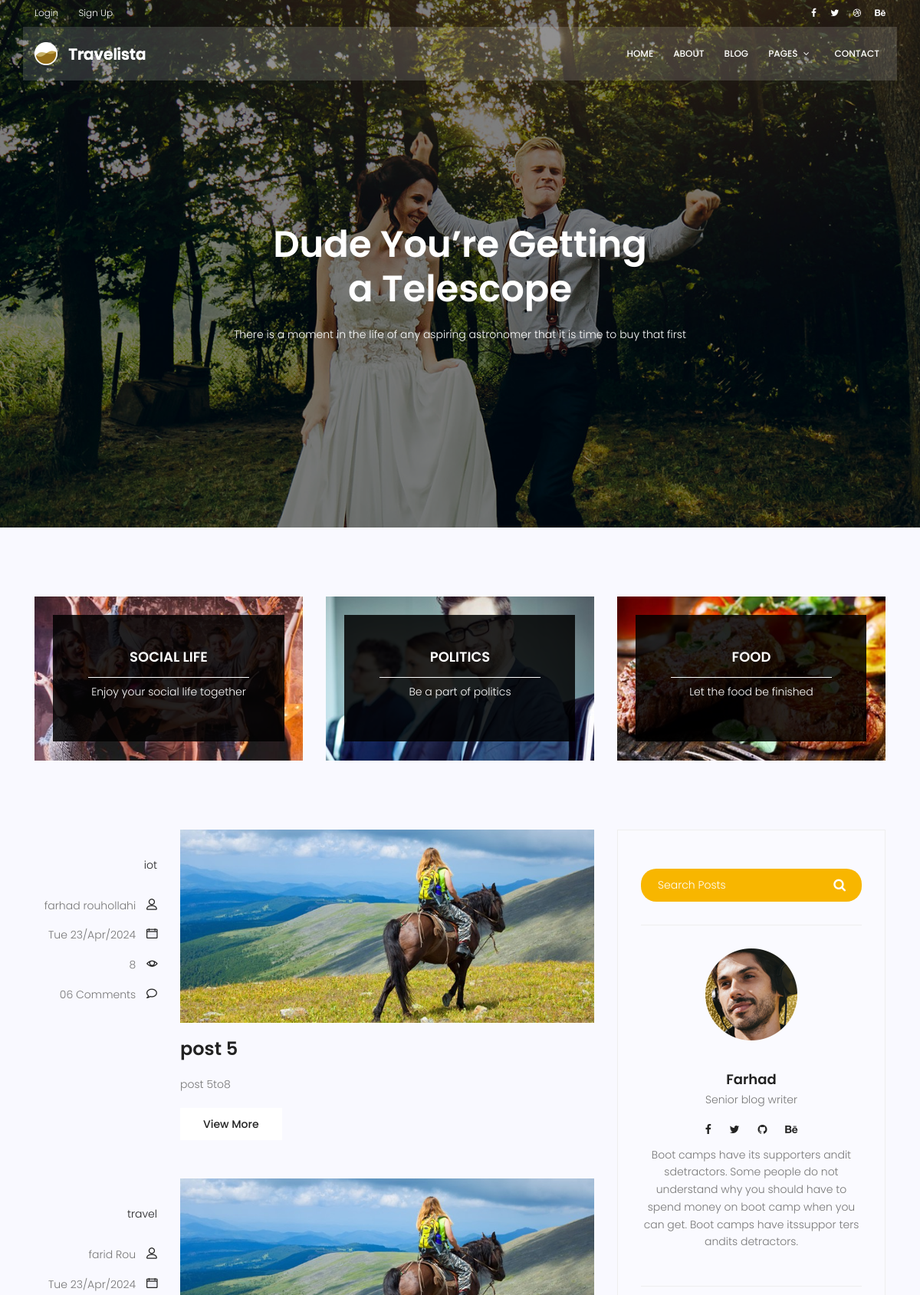
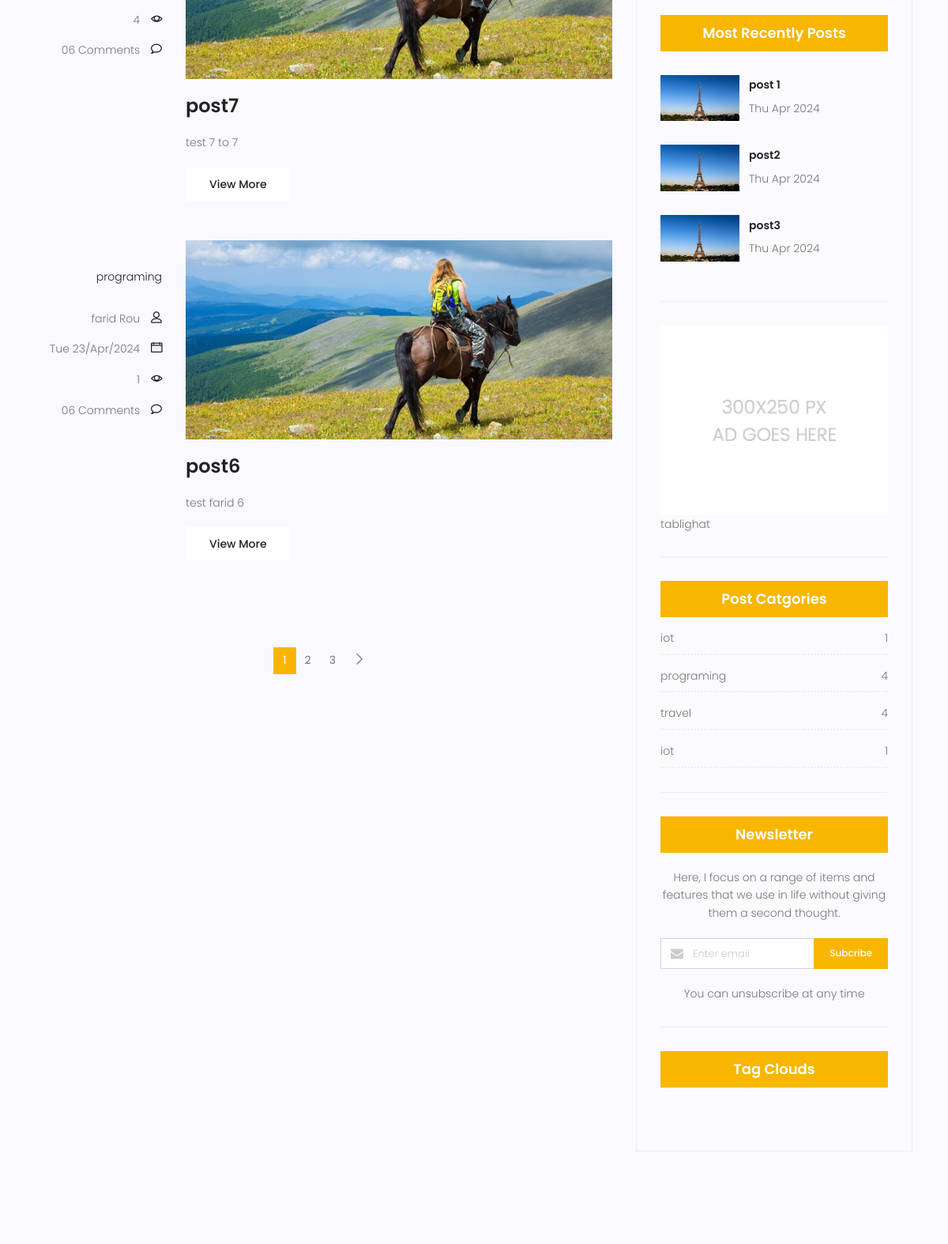
Screenshot of /blog/ (upper part) with the database file from the repository (2 pictures, top to bottom).
### blog/models.py (models this page shows, shortened)
class Category(models.Model):
    name = models.CharField(max_length=255)
    def __str__(self):
        return self.name

class Post(models.Model):
    image = models.ImageField(upload_to='blog/', default='blog/default.jpg')
    tags = TaggableManager(blank=True)
    category = models.ManyToManyField(Category)
    author = models.ForeignKey(User, on_delete=models.SET_NULL, null=True)
    title = models.CharField(max_length=255)
    content = models.TextField()
    counted_view = models.IntegerField(default=0)
    status = models.BooleanField(default=False)
    created_date = models.DateTimeField(auto_now_add=True)
    updated_date = models.DateTimeField(auto_now=True)
    published_date = models.DateTimeField(null=True)
    class Meta:
        ordering = ["-created_date"]

### blog/views.py (the view)
# urls.py: path("", index_blog, name='index_blog'),
def index_blog(request, **kwargs):
    posts = Post.objects.filter(
        published_date__lte=timezone.now(), status=1)
    if kwargs.get('cat_name') != None:
        posts = posts.filter(category__name=kwargs['cat_name'])
    elif kwargs.get("author_username") != None:
        posts = posts.filter(author__username=kwargs["author_username"])
    elif kwargs.get('tag_name') != None:
        posts = posts.filter(tags__name__in=[kwargs['tag_name']])
    posts = Paginator(posts, 3)
    try:
        page_number = request.GET.get("page")
        posts = posts.get_page(page_number)
    except PageNotAnInteger:
        posts = posts.get_page(1)
    except EmptyPage:
        posts = posts.get_page(1)
    context = {"posts": posts}
    return render(request, "blog/blog-home.html", context)

### blog/templatetags/blog_tags.py (called while the page is built)
@register.inclusion_tag("blog/blog-lastest-post.html")
def lastest_posts(arg=3):
    posts = Post.objects.filter(
        published_date__lte=timezone.now(), status=1).order_by("created_date")[:arg]
    return {"posts": posts}

@register.inclusion_tag('blog/blog-categories.html')
def postcategories():
    posts = Post.objects.filter(
        status=1, published_date__lte=timezone.now())
    categories = Category.objects.all()
    dic_cat = {}
    for name in categories:
        dic_cat[name] = posts.filter(category=name).count()
    return {'categories': dic_cat}

### templates/blog/blog-home.html (shortened to what this page needs)
{% extends 'base.html' %}
{% load static %}
{% load blog_tags %}
{% block content %}
{% load humanize %}
<section class="banner-area relative blog-home-banner" id="home">
	<div class="overlay overlay-bg"></div>
	<div class="container">
		<div class="row d-flex align-items-center justify-content-center">
			<div class="about-content blog-header-content col-lg-12">
				<h1 class="text-white">
					Dude You’re Getting
					a Telescope
				</h1>
				<p class="text-white">
					There is a moment in the life of any aspiring astronomer that it is time to buy that first
				</p>
			</div>
		</div>
	</div>
</section>
<section class="top-category-widget-area pt-90 pb-90 ">
	<div class="container">
		<div class="row">
			<div class="col-lg-4">
				<div class="single-cat-widget">
					<div class="content relative">
						<div class="overlay overlay-bg"></div>
						<a href="#" target="_blank">
							<div class="thumb">
								<img class="content-image img-fluid d-block mx-auto"
									src="{% static 'img/blog/cat-widget1.jpg' %}" alt="">
							</div>
							<div class="content-details">
								<h4 class="content-title mx-auto text-uppercase">Social life</h4>
								<span></span>
								<p>Enjoy your social life together</p>
							</div>
						</a>
					</div>
				</div>
			</div>
			<div class="col-lg-4">
				<div class="single-cat-widget">
					<div class="content relative">
						<div class="overlay overlay-bg"></div>
						<a href="#" target="_blank">
							<div class="thumb">
								<img class="content-image img-fluid d-block mx-auto"
									src="{% static 'img/blog/cat-widget2.jpg' %}" alt="">
							</div>
							<div class="content-details">
								<h4 class="content-title mx-auto text-uppercase">Politics</h4>
								<span></span>
								<p>Be a part of politics</p>
							</div>
						</a>
					</div>
				</div>
			</div>
			<div class="col-lg-4">
				<div class="single-cat-widget">
					<div class="content relative">
						<div class="overlay overlay-bg"></div>
						<a href="#" target="_blank">
							<div class="thumb">
								<img class="content-image img-fluid d-block mx-auto"
									src="{% static 'img/blog/cat-widget3.jpg' %}" alt="">
							</div>
							<div class="content-details">
								<h4 class="content-title mx-auto text-uppercase">Food</h4>
								<span></span>
								<p>Let the food be finished</p>
							</div>
						</a>
					</div>
				</div>
			</div>
		</div>
	</div>
</section>
<section class="post-content-area">
	<div class="container">
		<div class="row">
			<div class="col-lg-8 posts-list">
				{% for post in posts%}
				<div class="single-post row">
					<div class="col-lg-3  col-md-3 meta-details">
						<ul class="tags">
							{% for cat in post.category.all %}
							<li><a href="{% url 'category_blog' cat_name=cat.name %}">{{cat.name}}</a>
							</li>{% if not forloop.last %},{% endif %}
							{% endfor %}
						</ul>
						<div class="user-details row">
							<p class="user-name col-lg-12 col-md-12 col-6"><a
									href="{% url 'author_blog' author_username=post.author.username %}">{{post.author.get_full_name}}</a>
								<span class="lnr lnr-user"></span>
							</p>
							<p class="date col-lg-12 col-md-12 col-6">
								<a href="#">{{post.published_date|date:'D d/M/Y'}}
								</a>
								<span class="lnr lnr-calendar-full"></span>
							</p>
							<p class="view col-lg-12 col-md-12 col-6"><a href="#">{{post.counted_view}}</a> <span
									class="lnr lnr-eye"></span></p>
							<p class="comments col-lg-12 col-md-12 col-6"><a href="#">06 Comments</a> <span
									class="lnr lnr-bubble"></span></p>
						</div>
					</div>
					<div class="col-lg-9 col-md-9 ">
						<div class="feature-img">
							<img class="img-fluid" src="{% static 'img/blog/feature-img1.jpg' %}" alt="">
						</div>
						<a class="posts-title" href="{% url 'single_blog' pid=post.id %}">
							<h3>{{post.title}}</h3>
						</a>
						<p class="excert">
							{{post.content|truncatewords:20}}
						</p>
						<a href="{% url 'single_blog' pid=post.id %}" class="primary-btn">View More</a>
					</div>
				</div>
				{% endfor %}
				<nav class="blog-pagination justify-content-center d-flex">
					<ul class="pagination">
						{% for i in posts.paginator.page_range %}
						{% if posts.number == i %}
						<li class="page-item active"><a href="?page={{i}}" class="page-link">{{i}}</a></li>
						{% else %}
						<li class="page-item"><a href="?page={{i}}" class="page-link">{{i}}</a></li>
						{% endif %}
						{% endfor %}
						{% if posts.has_next %}
						<li class="page-item">
							<a href="?page={{posts.next_page_number}}" class="page-link" aria-label="Next">
								<span aria-hidden="true">
									<span class="lnr lnr-chevron-right"></span>
								</span>
							</a>
						</li>
						{% endif %}
					</ul>
				</nav>
			</div>
			<div class="col-lg-4 sidebar-widgets">
				<div class="widget-wrap">
					{% include 'blog/blog-search.html'%}
					{% include 'blog/blog-writer.html' %}
					{% lastest_posts %}
					{% include 'blog/blog-ads.html' %}
					{% postcategories %}
					<div class="single-sidebar-widget newsletter-widget">
						<h4 class="newsletter-title">Newsletter</h4>
						<p>
							Here, I focus on a range of items and features that we use in life without
							giving them a second thought.
						</p>
						<div class="form-group d-flex flex-row">
							<div class="col-autos">
								<div class="input-group">
									<div class="input-group-prepend">
										<div class="input-group-text"><i class="fa fa-envelope" aria-hidden="true"></i>
										</div>
									</div>
									<input type="text" class="form-control" id="inlineFormInputGroup"
										placeholder="Enter email" onfocus="this.placeholder = ''"
										onblur="this.placeholder = 'Enter email'">
								</div>
							</div>
							<a href="#" class="bbtns">Subcribe</a>
						</div>
						<p class="text-bottom">
							You can unsubscribe at any time
						</p>
					</div>
					{% include 'blog/blog-tag.html' %}
				</div>
			</div>
		</div>
	</div>
</section>
{% endblock %}

### templates/base.html (shortened to what this page needs)
{% load static %}
<!DOCTYPE html>
<html lang="zxx" class="no-js">
<head>
    <link rel="stylesheet" href="{% static 'css/linearicons.css' %}">
    <link rel="stylesheet" href="{% static 'css/font-awesome.min.css' %}">
    <link rel="stylesheet" href="{% static 'css/bootstrap.css' %}">
    <link rel="stylesheet" href="{% static 'css/magnific-popup.css' %}">
    <link rel="stylesheet" href="{% static 'css/jquery-ui.css' %}">
    <link rel="stylesheet" href="{% static 'css/nice-select.css' %}">
    <link rel="stylesheet" href="{% static 'css/animate.min.css' %}">
    <link rel="stylesheet" href="{% static 'css/owl.carousel.css' %}">
    <link rel="stylesheet" href="{% static 'css/main.css' %}">
</head>
<body>
    <header id="header">
        <div class="header-top">
            <div class="container">
                <div class="row align-items-center">
                    <div class="col-lg-6 col-sm-6 col-6 header-top-left">
                        <ul>
                            {% if request.user.is_authenticated %}
                            <li><a href="#">Login as :{{request.user.username}}</a></li>
                            <li><a href="{% url 'logout_accounts' %}">Logout</a></li>
                            {% else%}
                            <li><a href="{% url 'login_accounts' %}">Login</a></li>
                            <li><a href="{% url 'signup_accounts' %}">Sign Up</a></li>
                            {% endif %}
                        </ul>
                    </div>
                    <div class="col-lg-6 col-sm-6 col-6 header-top-right">
                        <div class="header-social">
                            <a href="#"><i class="fa fa-facebook"></i></a>
                            <a href="#"><i class="fa fa-twitter"></i></a>
                            <a href="#"><i class="fa fa-dribbble"></i></a>
                            <a href="#"><i class="fa fa-behance"></i></a>
                        </div>
                    </div>
                </div>
            </div>
        </div>
        <div class="container main-menu">
            <div class="row align-items-center justify-content-between d-flex">
                <div id="logo">
                    <a href="{% url 'index' %}"><img src="{%  static 'img/logo.png'  %}" alt="" title="" /></a>
                </div>
                <nav id="nav-menu-container">
                    <ul class="nav-menu">
                        <li><a href="{% url 'index' %}">Home</a></li>
                        <li><a href="{% url 'about' %}">About</a></li>
                        <li><a href="{% url 'index_blog'%}">Blog </a></li>
                        <li class="menu-has-children"><a href="">Pages</a>
                        </li>
                        <li><a href="{% url 'contact' %}">Contact</a></li>
                    </ul>
                </nav>
            </div>
        </div>
    </header>
    {% block content %}
    {% endblock %}
</body>
</html>

### templates/messaging.html (shortened to what this page needs)
{% load static %}

### templates/blog/blog-search.html
{% load static %}
<div class="single-sidebar-widget search-widget">
    <form class="search-form" action="{% url 'search_blog' %}" method="get">
        <input placeholder="Search Posts" name="s" type="text" onfocus="this.placeholder = ''"
            onblur="this.placeholder = 'Search Posts'">
        <button type="submit"><i class="fa fa-search"></i></button>
    </form>
</div>

### templates/blog/blog-writer.html
{% load static %}
<div class="single-sidebar-widget user-info-widget">
    <img src="{% static 'img/blog/user-info.png' %}" alt="">
    <a href="#">
        <h4>Farhad</h4>
    </a>
    <p>
        Senior blog writer
    </p>
    <ul class="social-links">
        <li><a href="#"><i class="fa fa-facebook"></i></a></li>
        <li><a href="#"><i class="fa fa-twitter"></i></a></li>
        <li><a href="#"><i class="fa fa-github"></i></a></li>
        <li><a href="#"><i class="fa fa-behance"></i></a></li>
    </ul>
    <p>
        Boot camps have its supporters andit sdetractors. Some people do not understand why you
        should have to spend money on boot camp when you can get. Boot camps have itssuppor ters
        andits detractors.
    </p>
</div>

### templates/blog/blog-lastest-post.html
<div class="single-sidebar-widget popular-post-widget">
    <h4 class="popular-title">Most Recently Posts</h4>
    {% for post in posts %}
    <div class="popular-post-list">
        <div class="single-post-list d-flex flex-row align-items-center">
            <div class="thumb">
                <img class="img-fluid" src="{{post.image.url}}" alt="">
            </div>
            <div class="details">
                <a href="{% url 'single_blog' pid=post.id %}">
                    <h6>{{post.title}}</h6>
                </a>
                <p>{{post.published_date|date:"D M Y"}}</p>
            </div>
        </div>
    </div>
    {% endfor %}
</div>

### templates/blog/blog-ads.html
{% load static %}
<div class="single-sidebar-widget ads-widget">
    <a href="#"><img class="img-fluid" src="{% static 'img/blog/ads-banner.jpg' %}" alt=""></a>
    <a>tablighat </a>
</div>

### templates/blog/blog-categories.html
<div class="single-sidebar-widget post-category-widget">
    <h4 class="category-title">Post Catgories</h4>
    <ul class="cat-list">
        {% for name,count in categories.items %}
        <li>
            <a href="{% url 'category_blog' cat_name=name %}" class="d-flex justify-content-between">
                <p>{{name}}</p>
                <p>{{count}}</p>
            </a>
        </li>
        {% endfor %}
    </ul>
</div>

### templates/blog/blog-tag.html (shortened to what this page needs)
{% load static %}
<div class="single-sidebar-widget tag-cloud-widget">
    <h4 class="tagcloud-title">Tag Clouds</h4>
</div>

### rows the page displays
Post: author.get_full_name "farhad rouhollahi", published_date "Tue 23/Apr/2024", counted_view "8", title "post 5", content "post 5to8"
Category: name "iot", count "1"
Post: author.get_full_name "farid Rou", published_date "Tue 23/Apr/2024", counted_view "4", title "post7", content "test 7 to 7"
Category: name "travel", count "4"
Post: author.get_full_name "farid Rou", published_date "Tue 23/Apr/2024", counted_view "1", title "post6", content "test farid 6"
Category: name "programing", count "4"
Post: image (placeholder picture), title "post 1", published_date "Thu Apr 2024"
Post: image (placeholder picture), title "post2", published_date "Thu Apr 2024"
Post: image (placeholder picture), title "post3", published_date "Thu Apr 2024"
Category: name "iot", id "1"

### other values shown
{{ i }} "1"
{{ i }} "2" "3"
